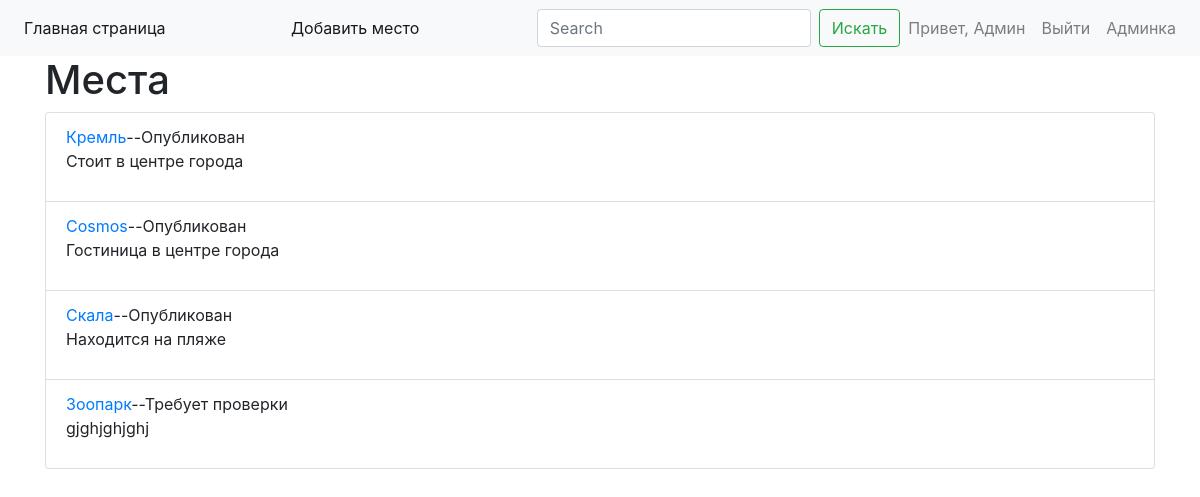
Page /admin/show_places (signed in) on the committed database.
### allabouttravel_app/user/models.py (models this page shows, shortened)
class User(db.Model, UserMixin):
    __tablename__ = 'users'
    id = db.Column(db.Integer, primary_key=True, autoincrement=True)
    name = db.Column(db.String, nullable=False)
    second_name = db.Column(db.String, nullable=False)
    email = db.Column(db.String, index=True, unique=True, nullable=False)
    password = db.Column(db.String)
    is_admin = db.Column(db.Boolean, index=True, default=False)
    added_places = db.relationship('Place')

### allabouttravel_app/place/models.py (models this page shows, shortened)
class Place(db.Model):
    __tablename__ = 'places'
    id = db.Column(db.Integer, primary_key=True, autoincrement=True)
    title = db.Column(db.String, unique=True, nullable=False)
    description = db.Column(db.Text)
    is_verified = db.Column(db.Boolean, default=False, nullable=False)
    city_id = db.Column(db.Integer, db.ForeignKey('cities.id'))
    category_id = db.Column(db.Integer, db.ForeignKey('categories.id'))
    user_id = db.Column(db.Integer, db.ForeignKey('users.id'))
    @property
    def get_place_status(self):
        if self.is_verified:
            return 'Опубликован'
        else:
            return 'Требует проверки'

### allabouttravel_app/admin/views.py (the view)
@blueprint.route('/show_places')
@admin_required
def show_places():
    title = 'Места'
    places = Place.query.all()
    return render_template('admin/show_places.html', title=title, places=places)

### allabouttravel_app/__init__.py (called while the page is built)
def create_app():
    app = Flask(__name__)
    app.config.from_pyfile('config.py')
    db.init_app(app)
    login_manager = LoginManager()
    login_manager.init_app(app)
    login_manager.login_message = "Авторизуйтесь для доступа к закрытым страницам"
    login_manager.login_view = 'user.login'
    app.register_blueprint(admin_blueprint)
    app.register_blueprint(place_blueprint)
    app.register_blueprint(user_blueprint)
    @login_manager.user_loader
    def load_user(user_id):
        return User.query.get(user_id)
    return app

### allabouttravel_app/templates/admin/show_places.html (shortened to what this page needs)
{% extends 'base.html' %}
{% block content %}
<div>
    <ul class="list-group">
        {% for place in places %}
        <li class="list-group-item">
            <a href="{{ url_for('admin.show_place_status', alias=place.title) }}">{{ place.title }}</a>--{{ place.get_place_status }}
            <p>{{ place.description[:50] }}</p>
        </li>
        {% endfor %}
    </ul>
</div>
{% endblock %}

### allabouttravel_app/templates/menu.html (shortened to what this page needs)
<nav class="navbar navbar-expand-lg navbar-light bg-light">
    <div class="collapse navbar-collapse" id="navbarSupportedContent">
        <ul class="navbar-nav mr-auto">
            <li class="nav-item active">
                <a class="nav-link" href="{{ url_for('place.index') }}">Главная страница</a>
            </li>
        </ul>
        <ul class="navbar-nav mr-auto">
            <li class="nav-item active">
                <a class="nav-link" href="{{ url_for('place.add_place') }}">Добавить место</a>
            </li>
        </ul>
        <form class="form-inline my-2 my-lg-0">
            <input class="form-control mr-sm-2" type="search" placeholder="Search" aria-label="Search">
            <button class="btn btn-outline-success my-2 my-sm-0" type="submit">Искать</button>
        </form>
        <ul class="navbar-nav">
            {% if current_user.is_authenticated %}
                <li class="nav-item">
                    <span class="nav-link">Привет, {{ current_user.name }}</span>
                </li>
                <li class="nav-item">
                    <a class="nav-link" href="{{ url_for('user.logout') }}">Выйти</a>
                </li>
                {% if current_user.is_admin %}
                    <li  class="nav-item">
                        <a class="nav-link" href="{{ url_for('admin.index') }}">Админка</a>
                    </li>
                {% endif %}
            {% endif %}
        </ul>
    </div>
</nav>

### rows in the picture
User: name "Админ"
Place: title "Кремль", get_place_status "Опубликован", description "Стоит в центре города"
Place: title "Cosmos", get_place_status "Опубликован", description "Гостиница в центре города"
Place: title "Скала", get_place_status "Опубликован", description "Находится на пляже"
Place: title "Зоопарк", get_place_status "Требует проверки", description "gjghjghjghj"

### other values in the picture
{{ title }} "Места"
